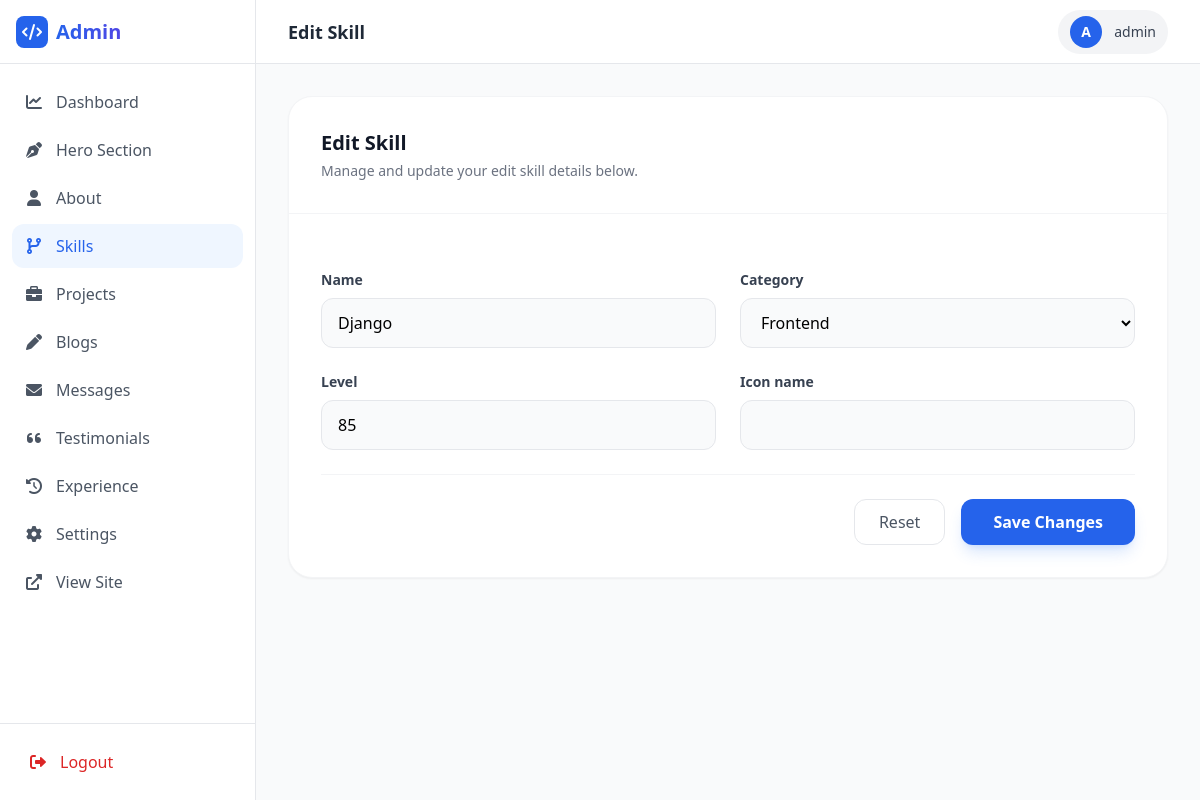
Page /dashboard/edit/skills/2/ (signed in) on the committed database.
### portfolio/models.py (models this page shows, shortened)
class Skill(models.Model):
    CATEGORY_CHOICES = (
        ('frontend', 'Frontend'),
        ('backend', 'Backend'),
        ('tools', 'Tools'),
    )
    name = models.CharField(max_length=100, null=True, blank=True)
    category = models.CharField(max_length=50, choices=CATEGORY_CHOICES, default='frontend')
    level = models.IntegerField(default=80)
    icon_name = models.CharField(max_length=50, blank=True, null=True) # e.g. 'python', 'react'

### portfolio/views.py (the view)
# urls.py: path('dashboard/edit/<str:model_name>/<int:pk>/', views.admin_edit_item, name='admin_edit_item'),
@login_required
@superuser_required
def admin_edit_item(request, model_name, pk):
    model_map = {
        'projects': (Project, ProjectForm, 'Project'),
        'blogs': (Blog, BlogForm, 'Blog'),
        'skills': (Skill, SkillForm, 'Skill'),
        'testimonials': (Testimonial, TestimonialForm, 'Testimonial'),
        'experience': (Experience, ExperienceForm, 'Experience'),
        'messages': (ContactMessage, forms.ModelForm, 'Message'),
    }
    model_info = model_map.get(model_name)
    if not model_info:
        return redirect('admin_dashboard')
    model, form_class, title = model_info
    instance = get_object_or_404(model, pk=pk)
    if request.method == 'POST':
        form = form_class(request.POST, request.FILES, instance=instance)
        if form.is_valid():
            obj = form.save()
            if model_name == 'projects':
                images = request.FILES.getlist('uploaded_images')
                for img in images:
                    ProjectImage.objects.create(project=obj, image=img)
            messages.success(request, f'{title} updated successfully!')
            return redirect('admin_list', model_name=model_name)
    else:
        form = form_class(instance=instance)
    return render(request, 'portfolio/admin/admin_form.html', {
        'form': form,
        'title': f'Edit {title}',
        'model_name': model_name,
        'object': instance
    })

### portfolio/forms.py
class SkillForm(forms.ModelForm):
    class Meta:
        model = Skill
        fields = '__all__'

### portfolio/views.py (called while the page is built)
def superuser_required(view_func):
    return user_passes_test(lambda u: u.is_superuser)(view_func)

### portfolio/templates/portfolio/admin/admin_form.html (shortened to what this page needs)
{% extends 'portfolio/admin/admin_base.html' %}
{% block header %}{{ title }}{% endblock %}
{% block content %}
<div class="bg-white dark:bg-gray-800 rounded-3xl shadow-sm border border-gray-100 dark:border-gray-700 overflow-hidden">
    <div class="p-8 border-b border-gray-100 dark:border-gray-700">
        <h2 class="text-xl font-bold text-gray-900 dark:text-white">{{ title }}</h2>
        <p class="text-gray-500 text-sm mt-1">Manage and update your {{ title|lower }} details below.</p>
    </div>
    <form method="post" enctype="multipart/form-data" class="p-8 space-y-6">
        <div class="grid grid-cols-1 md:grid-cols-2 gap-6">
            {% for field in form %}
            <div class="space-y-2 {% if field.field.widget.input_type == 'textarea' or 'ckeditor' in field.field.widget.attrs.class %}md:col-span-2{% endif %}">
                <label for="{{ field.id_for_label }}" class="block text-sm font-semibold text-gray-700 dark:text-gray-300">
                    {{ field.label }}
                </label>
                {{ field }}
            </div>
            {% endfor %}
        </div>
        <div class="pt-6 border-t border-gray-100 dark:border-gray-700 flex justify-end gap-4">
            <button type="reset" class="px-6 py-2.5 rounded-xl border border-gray-200 dark:border-gray-700 text-gray-600 dark:text-gray-400 hover:bg-gray-50 dark:hover:bg-gray-700 transition-colors font-medium">
                Reset
            </button>
            <button type="submit" class="px-8 py-2.5 rounded-xl bg-blue-600 text-white font-bold hover:bg-blue-700 shadow-lg shadow-blue-500/20 transition-all hover:-translate-y-0.5">
                Save Changes
            </button>
        </div>
    </form>
</div>
{% endblock %}

### portfolio/templates/portfolio/admin/admin_base.html (shortened to what this page needs)
{% load static %}
<!DOCTYPE html>
<html lang="en">
<head>
    <script src="https://cdn.tailwindcss.com"></script>
    <link href="https://cdnjs.cloudflare.com/ajax/libs/font-awesome/6.0.0/css/all.min.css" rel="stylesheet">
</head>
<body class="bg-gray-50 dark:bg-gray-900 overflow-hidden">
    <div class="flex h-screen overflow-hidden">
        <aside id="sidebar" class="w-64 bg-white dark:bg-gray-800 border-r border-gray-200 dark:border-gray-700 transition-all duration-300 ease-in-out flex flex-col z-30">
            <div class="h-16 flex items-center justify-between px-4 border-b border-gray-200 dark:border-gray-700">
                <a href="{% url 'admin_dashboard' %}" class="flex items-center gap-2">
                    <div class="w-8 h-8 bg-blue-600 rounded-lg flex items-center justify-center text-white">
                        <i class="fas fa-code"></i>
                    </div>
                    <span class="font-bold text-xl bg-gradient-to-r from-blue-600 to-indigo-600 bg-clip-text text-transparent">
                    </span>
                </a>
            </div>
            <nav class="flex-1 overflow-y-auto py-4 px-3 space-y-1">
                <a href="{% url 'admin_dashboard' %}" class="flex items-center gap-3 px-3 py-2.5 rounded-xl transition-all duration-200 {% if request.resolver_match.url_name == 'admin_dashboard' %}bg-blue-50 dark:bg-blue-900/20 text-blue-600 dark:text-blue-400{% else %}text-gray-600 dark:text-gray-400 hover:bg-gray-100 dark:hover:bg-gray-700{% endif %}">
                    <i class="fas fa-chart-line w-5 text-center"></i>
                    <span class="font-medium">Dashboard</span>
                </a>
                <a href="{% url 'admin_hero' %}" class="flex items-center gap-3 px-3 py-2.5 rounded-xl transition-all duration-200 {% if request.resolver_match.url_name == 'admin_hero' %}bg-blue-50 dark:bg-blue-900/20 text-blue-600 dark:text-blue-400{% else %}text-gray-600 dark:text-gray-400 hover:bg-gray-100 dark:hover:bg-gray-700{% endif %}">
                    <i class="fas fa-pen-nib w-5 text-center"></i>
                    <span class="font-medium">Hero Section</span>
                </a>
                <a href="{% url 'admin_about' %}" class="flex items-center gap-3 px-3 py-2.5 rounded-xl transition-all duration-200 {% if request.resolver_match.url_name == 'admin_about' %}bg-blue-50 dark:bg-blue-900/20 text-blue-600 dark:text-blue-400{% else %}text-gray-600 dark:text-gray-400 hover:bg-gray-100 dark:hover:bg-gray-700{% endif %}">
                    <i class="fas fa-user w-5 text-center"></i>
                    <span class="font-medium">About</span>
                </a>
                <a href="{% url 'admin_list' model_name='skills' %}" class="flex items-center gap-3 px-3 py-2.5 rounded-xl transition-all duration-200 {% if request.resolver_match.kwargs.model_name == 'skills' %}bg-blue-50 dark:bg-blue-900/20 text-blue-600 dark:text-blue-400{% else %}text-gray-600 dark:text-gray-400 hover:bg-gray-100 dark:hover:bg-gray-700{% endif %}">
                    <i class="fas fa-code-branch w-5 text-center"></i>
                    <span class="font-medium">Skills</span>
                </a>
                <a href="{% url 'admin_list' model_name='projects' %}" class="flex items-center gap-3 px-3 py-2.5 rounded-xl transition-all duration-200 {% if request.resolver_match.kwargs.model_name == 'projects' %}bg-blue-50 dark:bg-blue-900/20 text-blue-600 dark:text-blue-400{% else %}text-gray-600 dark:text-gray-400 hover:bg-gray-100 dark:hover:bg-gray-700{% endif %}">
                    <i class="fas fa-briefcase w-5 text-center"></i>
                    <span class="font-medium">Projects</span>
                </a>
                <a href="{% url 'admin_list' model_name='blogs' %}" class="flex items-center gap-3 px-3 py-2.5 rounded-xl transition-all duration-200 {% if request.resolver_match.kwargs.model_name == 'blogs' %}bg-blue-50 dark:bg-blue-900/20 text-blue-600 dark:text-blue-400{% else %}text-gray-600 dark:text-gray-400 hover:bg-gray-100 dark:hover:bg-gray-700{% endif %}">
                    <i class="fas fa-pen w-5 text-center"></i>
                    <span class="font-medium">Blogs</span>
                </a>
                <a href="{% url 'admin_list' model_name='messages' %}" class="flex items-center gap-3 px-3 py-2.5 rounded-xl transition-all duration-200 {% if request.resolver_match.kwargs.model_name == 'messages' %}bg-blue-50 dark:bg-blue-900/20 text-blue-600 dark:text-blue-400{% else %}text-gray-600 dark:text-gray-400 hover:bg-gray-100 dark:hover:bg-gray-700{% endif %}">
                    <i class="fas fa-envelope w-5 text-center"></i>
                    <span class="font-medium">Messages</span>
                </a>
                <a href="{% url 'admin_list' model_name='testimonials' %}" class="flex items-center gap-3 px-3 py-2.5 rounded-xl transition-all duration-200 {% if request.resolver_match.kwargs.model_name == 'testimonials' %}bg-blue-50 dark:bg-blue-900/20 text-blue-600 dark:text-blue-400{% else %}text-gray-600 dark:text-gray-400 hover:bg-gray-100 dark:hover:bg-gray-700{% endif %}">
                    <i class="fas fa-quote-left w-5 text-center"></i>
                    <span class="font-medium">Testimonials</span>
                </a>
                <a href="{% url 'admin_list' model_name='experience' %}" class="flex items-center gap-3 px-3 py-2.5 rounded-xl transition-all duration-200 {% if request.resolver_match.kwargs.model_name == 'experience' %}bg-blue-50 dark:bg-blue-900/20 text-blue-600 dark:text-blue-400{% else %}text-gray-600 dark:text-gray-400 hover:bg-gray-100 dark:hover:bg-gray-700{% endif %}">
                    <i class="fas fa-history w-5 text-center"></i>
                    <span class="font-medium">Experience</span>
                </a>
                <a href="{% url 'admin_settings' %}" class="flex items-center gap-3 px-3 py-2.5 rounded-xl transition-all duration-200 {% if request.resolver_match.url_name == 'admin_settings' %}bg-blue-50 dark:bg-blue-900/20 text-blue-600 dark:text-blue-400{% else %}text-gray-600 dark:text-gray-400 hover:bg-gray-100 dark:hover:bg-gray-700{% endif %}">
                    <i class="fas fa-cog w-5 text-center"></i>
                    <span class="font-medium">Settings</span>
                </a>
                <a href="{% url 'index' %}" target="_blank" class="flex items-center gap-3 px-3 py-2.5 rounded-xl text-gray-600 dark:text-gray-400 hover:bg-gray-100 dark:hover:bg-gray-700">
                    <i class="fas fa-external-link-alt w-5 text-center"></i>
                    <span class="font-medium">View Site</span>
                </a>
            </nav>
            <div class="p-4 border-t border-gray-200 dark:border-gray-700">
                <form action="{% url 'logout' %}" method="post">
                    <button type="submit" class="w-full flex items-center gap-3 px-3 py-2.5 rounded-xl text-red-600 hover:bg-red-50 dark:hover:bg-red-900/10 transition-colors">
                        <i class="fas fa-sign-out-alt w-5 text-center"></i>
                        <span class="font-medium">Logout</span>
                    </button>
                </form>
            </div>
        </aside>
        <div class="flex-1 flex flex-col min-w-0 overflow-hidden">
            <header class="h-16 bg-white dark:bg-gray-800 border-b border-gray-200 dark:border-gray-700 flex items-center justify-between px-8 z-20">
                <h2 class="text-lg font-semibold text-gray-800 dark:text-white">
                    {% block header %}{% endblock %}
                </h2>
                <div class="flex items-center gap-4">
                    <div class="flex items-center gap-3 px-3 py-1.5 rounded-full bg-gray-100 dark:bg-gray-700">
                        <div class="w-8 h-8 rounded-full bg-blue-600 flex items-center justify-center text-white text-sm font-bold">
                            {{ user.username|first|upper }}
                        </div>
                        <span class="text-sm font-medium text-gray-700 dark:text-gray-300">{{ user.username }}</span>
                    </div>
                </div>
            </header>
            <main class="flex-1 overflow-y-auto p-8">
                <div class="max-w-6xl mx-auto">
                    {% block content %}{% endblock %}
                </div>
            </main>
        </div>
    </div>
</body>
</html>

### portfolio/templates/portfolio/admin/admin_form.html (style rules this page uses)
input[type="text"], input[type="email"], input[type="url"], input[type="number"], input[type="password"], select, textarea { width: 100%; padding: 0.75rem 1rem; border-radius: 0.75rem; border-width: 1px; background-color: #f9fafb; border-color: #e5e7eb; transition: all 0.2s; }

### rows in the picture
Skill: form "Django" "Frontend" "85"

### other values in the picture
{{ title }} "Edit Skill"
{{ user.username|first|upper }} "A"
{{ user.username }} "admin"
{{ title|lower }} "edit skill"
{{ field.label }} "Name" "Category" "Level" "Icon name"
